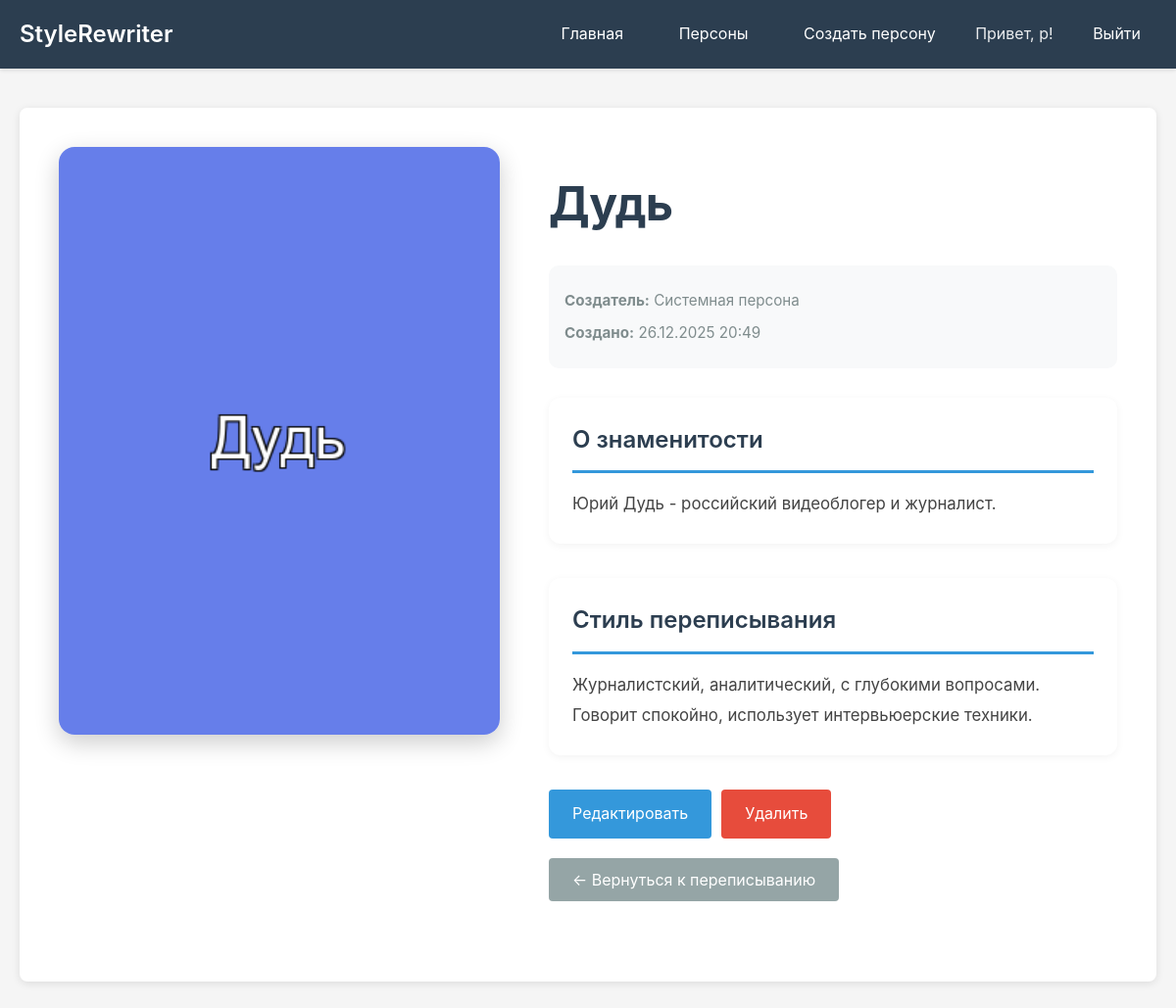
Screenshot of /personas/118/ (signed in) with the database file from the repository.
### style_rewriter/models.py (models this page shows, shortened)
class Persona(models.Model):
    user = models.ForeignKey(
        User,
        on_delete=models.CASCADE,
        null=True,
        blank=True,
        verbose_name="Создатель",
        help_text="Пользователь, создавший персону (null для системных персон)"
    )
    name = models.CharField(max_length=200, verbose_name="Имя персонажа")
    style_description = models.TextField(
        verbose_name="Описание стиля",
        help_text="Краткое описание стиля, например: «Философский, пафосный, с метафорами о воле и сверхчеловеке»"
    )
    description = models.TextField(
        blank=True,
        null=True,
        verbose_name="Полное описание",
        help_text="Подробное описание знаменитости, биография, достижения"
    )
    image = models.ImageField(
        upload_to='personas/',
        blank=True,
        null=True,
        verbose_name="Изображение",
        help_text="Фото знаменитости"
    )
    created_at = models.DateTimeField(auto_now_add=True, verbose_name="Создано")
    updated_at = models.DateTimeField(auto_now=True, verbose_name="Обновлено")
    class Meta:
        verbose_name = "Персона"
        verbose_name_plural = "Персоны"
        ordering = ['-created_at']
    def is_system_persona(self):
        return self.user is None

### style_rewriter/views.py (the view)
# urls.py: path('personas/<int:pk>/', views.persona_detail, name='persona_detail'),
def persona_detail(request, pk):
    persona = get_object_or_404(Persona, pk=pk)
    context = {
        'persona': persona,
    }
    return render(request, 'style_rewriter/persona_detail.html', context)

### style_rewriter/templates/style_rewriter/persona_detail.html (shortened to what this page needs)
{% extends 'base.html' %}
{% load static %}
{% block content %}
<div class="content">
    <div class="persona-detail">
        <div class="persona-image-container">
            {% if persona.image %}
                <img src="{{ persona.image.url }}" alt="{{ persona.name }}" class="persona-image">
            {% else %}
                <div class="persona-image" style="display: flex; align-items: center; justify-content: center; background: linear-gradient(135deg, #667eea 0%, #764ba2 100%); color: white; font-size: 5rem;">
                    👤
                </div>
            {% endif %}
        </div>
        <div class="persona-info">
            <h1 class="persona-name">{{ persona.name }}</h1>
            <div class="persona-meta">
                <p>
                    <strong>Создатель:</strong>
                    {% if persona.is_system_persona %}
                        Системная персона
                    {% else %}
                        {{ persona.user.username }}
                    {% endif %}
                </p>
                <p><strong>Создано:</strong> {{ persona.created_at|date:"d.m.Y H:i" }}</p>
            </div>
            {% if persona.description %}
                <div class="persona-section">
                    <h2 class="persona-section-title">О знаменитости</h2>
                    <div class="persona-section-content">{{ persona.description }}</div>
                </div>
            {% endif %}
            <div class="persona-section">
                <h2 class="persona-section-title">Стиль переписывания</h2>
                <div class="persona-section-content">{{ persona.style_description }}</div>
            </div>
            {% if user.is_authenticated %}
                {% if persona.user == user or user.is_superuser %}
                    <div class="persona-actions">
                        <a href="{% url 'persona_edit' persona.pk %}" class="btn btn-primary" style="text-decoration: none;">Редактировать</a>
                        <a href="{% url 'persona_delete' persona.pk %}" class="btn" style="background-color: #e74c3c; color: white; text-decoration: none;">Удалить</a>
                    </div>
                {% endif %}
            {% endif %}
            <div style="margin-top: 30px;">
                <a href="{% url 'home' %}" class="btn" style="background-color: #95a5a6; color: white; text-decoration: none;">← Вернуться к переписыванию</a>
            </div>
        </div>
    </div>
</div>
{% endblock %}

### style_rewriter/templates/base.html (shortened to what this page needs)
<!DOCTYPE html>
<html lang="ru">
<head>
</head>
<body>
    <header class="header">
        <div class="header-content">
            <h1>StyleRewriter</h1>
            <nav>
                <a href="{% url 'home' %}">Главная</a>
                <a href="{% url 'personas_list' %}">Персоны</a>
                {% if user.is_authenticated %}
                    <a href="{% url 'persona_create' %}">Создать персону</a>
                    <span>Привет, {{ user.username }}!</span>
                    <a href="{% url 'logout' %}">Выйти</a>
                {% else %}
                    <a href="{% url 'login' %}">Войти</a>
                    <a href="{% url 'register' %}">Регистрация</a>
                {% endif %}
            </nav>
        </div>
    </header>
    <main class="container">
        {% block content %}{% endblock %}
    </main>
</body>
</html>

### style_rewriter/templates/base.html (style rules this page uses)
* { margin: 0; padding: 0; box-sizing: border-box; }
body { font-family: -apple-system, BlinkMacSystemFont, 'Segoe UI', Roboto, Oxygen, Ubuntu, Cantarell, sans-serif; line-height: 1.6; color: #333; background-color: #f5f5f5; }
.header { background-color: #2c3e50; color: white; padding: 1rem 0; box-shadow: 0 2px 4px rgba(0,0,0,0.1); }
.header-content { max-width: 1200px; margin: 0 auto; padding: 0 20px; display: flex; justify-content: space-between; align-items: center; }
.header h1 { font-size: 1.5rem; font-weight: 600; }
.header nav a { color: white; text-decoration: none; margin-left: 20px; padding: 8px 16px; border-radius: 4px; transition: background-color 0.3s; }
.header nav span { margin-left: 20px; padding: 8px 0; color: rgba(255, 255, 255, 0.9); }
.container { max-width: 1200px; margin: 0 auto; padding: 40px 20px; }
.content { background-color: white; padding: 40px; border-radius: 8px; box-shadow: 0 2px 8px rgba(0,0,0,0.1); }
.btn { background-color: #3498db; color: white; padding: 12px 24px; border: none; border-radius: 4px; font-size: 16px; cursor: pointer; transition: background-color 0.3s; }
.btn-primary { background-color: #3498db; }

### style_rewriter/templates/style_rewriter/persona_detail.html (style rules this page uses)
.persona-detail { display: grid; grid-template-columns: 450px 1fr; gap: 50px; margin-bottom: 30px; }
.persona-image-container { text-align: center; }
.persona-image { width: 100%; max-width: 450px; height: 600px; object-fit: cover; border-radius: 16px; box-shadow: 0 8px 24px rgba(0,0,0,0.2); transition: transform 0.3s; }
.persona-info { padding: 20px 0; }
.persona-name { font-size: 3rem; color: #2c3e50; margin-bottom: 24px; font-weight: 700; letter-spacing: -0.5px; }
.persona-meta { color: #7f8c8d; margin-bottom: 30px; font-size: 0.95rem; background: #f8f9fa; padding: 16px; border-radius: 10px; }
.persona-meta p { margin: 8px 0; }
.persona-section { margin-bottom: 35px; background: white; padding: 24px; border-radius: 12px; box-shadow: 0 2px 8px rgba(0,0,0,0.05); }
.persona-section-title { font-size: 1.5rem; color: #2c3e50; margin-bottom: 16px; padding-bottom: 12px; border-bottom: 3px solid #3498db; font-weight: 600; }
.persona-section-content { color: #444; line-height: 1.9; white-space: pre-wrap; font-size: 1.05rem; }
.persona-actions { display: flex; gap: 10px; margin-top: 30px; }

### rows the page displays
Persona: image (picture), name "Дудь", created_at "26.12.2025 20:49", description "Юрий Дудь - российский видеоблогер и журналист.", style_description "Журналистский, аналитический, с глубокими вопросами. Говорит спокойно, использует интервьюерские техники."

### other values shown
{{ user.username }} "p"
